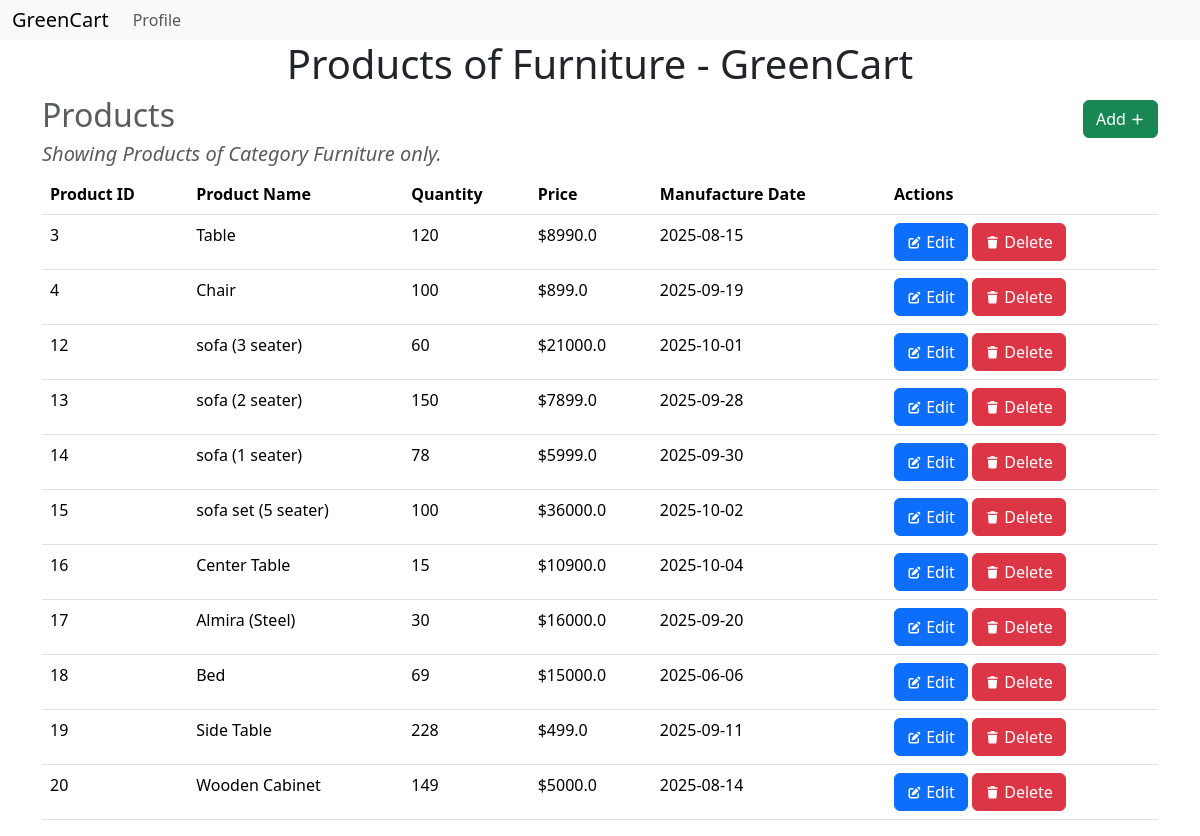
The page /category/2/show (signed in) on the database its author committed.
### models.py (models this page shows)
class Category(db.Model):
    __tablename__ = 'category'
    id = db.Column(db.Integer, primary_key=True)
    name = db.Column(db.String(64), unique=True, nullable=False)
    products = db.relationship('Product', backref='category', lazy=True)

class Product(db.Model):
    __tablename__ = 'product'
    id = db.Column(db.Integer, primary_key=True)
    name = db.Column(db.String(128), nullable=False)
    category_id = db.Column(db.Integer, db.ForeignKey('category.id'), nullable=False)
    quantity = db.Column(db.Integer, nullable=False)
    price = db.Column(db.Float, nullable=False)
    man_date = db.Column(db.Date, nullable=False)
    cart = db.relationship('Cart', backref='product', lazy=True)
    orders = db.relationship('Order', backref='product', lazy=True)

### routes.py (the view)
@app.route('/category/<int:id>/show')
@admin_required
def show_category(id):
    return render_template('category/show.html', user=User.query.get(session['user_id']), category=Category.query.get(id))

### routes.py (called while the page is built)
def admin_required(func):
    @wraps(func)
    def inner(*args, **kwargs):
        if 'user_id' not in session:
            flash('Please log in to access this page.')
            return redirect(url_for('login'))
        user = User.query.get(session['user_id'])
        if not user.is_admin:
            flash('You are not authorized to view this page.')
            return redirect(url_for('index'))
        return func(*args, **kwargs)
    return inner

### templates/category/show.html (shortened to what this page needs)
{% extends 'layout.html' %}
{% block content %}
    <h1>Products of {{category.name}} - GreenCart</h1>
    <div class="heading">
        <h2 class="text-muted">Products</h2>
        <a class="btn btn-success" href="{{url_for('add_product', category_id=category.id)}}">
            Add
            <i class="fas fa-plus fa-xs"></i>
        </a>
    </div>
    <h5 class="text-muted">
        <em>
            Showing Products of Category {{category.name}} only.
        </em>
    </h5>
    <table class="table">
        <thead>
            <tr>
                <th>Product ID</th>
                <th>Product Name</th>
                <th>Quantity</th>
                <th>Price</th>
                <th>Manufacture Date</th>
                <th>Actions</th>
            </tr>
        </thead>
        <body>
            {% for product in category.products %}
                <tr>
                    <td>{{ product.id }}</td>
                    <td>{{ product.name }}</td>
                    <td>{{ product.quantity }}</td>
                    <td>${{ product.price }}</td>
                    <td>{{product.man_date}}</td>
                    <td>
                        <a class="btn btn-primary" href="{{ url_for('edit_product', id=product.id) }}">
                            <i class="fas fa-edit fa-xs"></i>
                            Edit
                        </a>
                        <a class="btn btn-danger" href="{{ url_for('delete_product', id=product.id) }}">
                            <i class="fas fa-trash fa-xs"></i>
                            Delete
                        </a>
                    </td>
                </tr>
            {% endfor %}
        </body>
    </table>
{% endblock %}

### templates/layout.html (style rules this page uses)
body { margin: 0; padding: 0; }

### templates/category/show.html (style rules this page uses)
.heading { display: flex; justify-content: space-between; align-items: center; }
h1,h2 { text-align: center; }

### rows shown on the page
Category: name "Furniture"
Product: id "3", name "Table", quantity "120", price "8990.0", man_date "2025-08-15"
Product: id "4", name "Chair", quantity "100", price "899.0", man_date "2025-09-19"
Product: id "12", name "sofa (3 seater)", quantity "60", price "21000.0", man_date "2025-10-01"
Product: id "13", name "sofa (2 seater)", quantity "150", price "7899.0", man_date "2025-09-28"
Product: id "14", name "sofa (1 seater)", quantity "78", price "5999.0", man_date "2025-09-30"
Product: id "15", name "sofa set (5 seater)", quantity "100", price "36000.0", man_date "2025-10-02"
Product: id "16", name "Center Table", quantity "15", price "10900.0", man_date "2025-10-04"
Product: id "17", name "Almira (Steel)", quantity "30", price "16000.0", man_date "2025-09-20"
Product: id "18", name "Bed", quantity "69", price "15000.0", man_date "2025-06-06"
Product: id "19", name "Side Table", quantity "228", price "499.0", man_date "2025-09-11"
Product: id "20", name "Wooden Cabinet", quantity "149", price "5000.0", man_date "2025-08-14"
